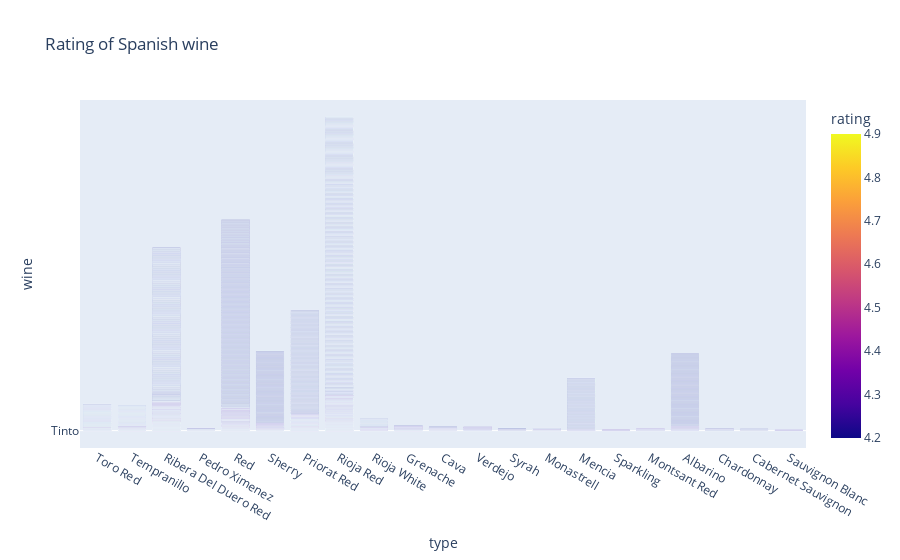

The notebook cell saved with this chart:
### Markdown cell above
wine - type - rating

### Code cell
fig = px.bar(df,
             x='type', y='wine', color_discrete_sequence=['Agsunset'],
             title='Rating of Spanish wine', color='rating')
fig.show()

### Figure 1 — Plotly figure (JSON) as saved in the notebook; plotly's stock layout.template omitted (floating-point values rounded to 4 significant figures; data arrays with more than 128 entries replaced by an {"elided": "..."} marker saying what was removed)
{"data": [{"alignmentgroup": "True", "hovertemplate": "type=%{x}<br>wine=%{y}<br>rating=%{marker.color}<extra></extra>", "legendgroup": "", "marker": {"color": {"elided": "7500 float values"}, "coloraxis": "coloraxis", "pattern": {"shape": ""}}, "name": "", "offsetgroup": "", "orientation": "v", "showlegend": false, "textposition": "auto", "type": "bar", "x": {"elided": "7500 str values"}, "xaxis": "x", "y": {"elided": "7500 str values"}, "yaxis": "y"}], "layout": {"barmode": "relative", "coloraxis": {"colorbar": {"title": {"text": "rating"}}, "colorscale": [[0, "#0d0887"], [0.1111, "#46039f"], [0.2222, "#7201a8"], [0.3333, "#9c179e"], [0.4444, "#bd3786"], [0.5556, "#d8576b"], [0.6667, "#ed7953"], [0.7778, "#fb9f3a"], [0.8889, "#fdca26"], [1, "#f0f921"]]}, "legend": {"tracegroupgap": 0}, "title": {"text": "Rating of Spanish wine"}, "xaxis": {"anchor": "y", "domain": [0, 1], "title": {"text": "type"}}, "yaxis": {"anchor": "x", "domain": [0, 1], "title": {"text": "wine"}}}}
